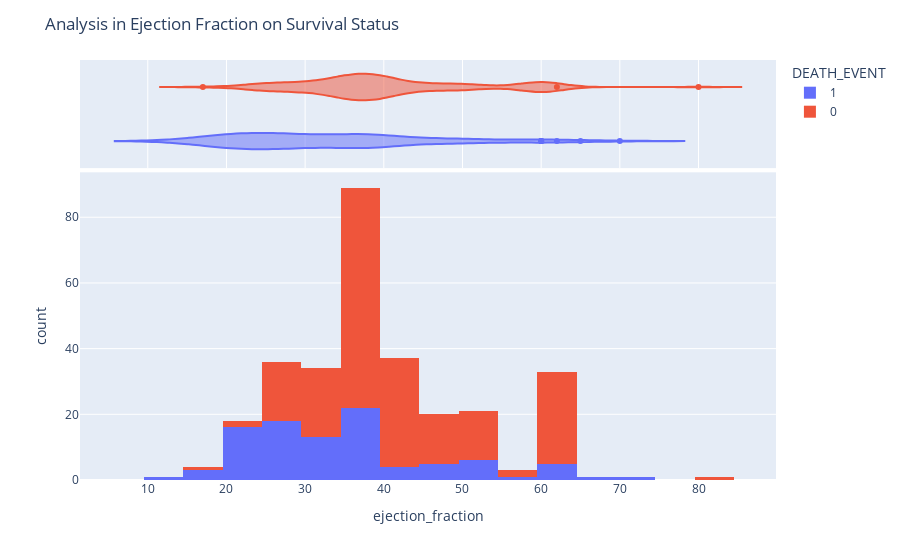

Write notebook code for a chart like this one.
### Markdown cell above
- Less Creatinine_phosphokinase can cause death

### Code cell
fig = px.histogram(heart_data, x='ejection_fraction', color='DEATH_EVENT', marginal='violin', hover_data=heart_data.columns)
fig.update_layout(title_text='Analysis in Ejection Fraction on Survival Status')
fig.show()

### Figure 1 — Plotly figure (JSON) as saved in the notebook; plotly's stock layout.template omitted (floating-point values rounded to 4 significant figures; data arrays with more than 128 entries replaced by an {"elided": "..."} marker saying what was removed)
{"data": [{"alignmentgroup": "True", "bingroup": "x", "hovertemplate": "DEATH_EVENT=1<br>ejection_fraction=%{x}<br>count=%{y}<extra></extra>", "legendgroup": "1", "marker": {"color": "#636efa", "pattern": {"shape": ""}}, "name": "1", "offsetgroup": "1", "orientation": "v", "showlegend": true, "x": [20, 38, 20, 20, 20, 40, 15, 60, 65, 35, 38, 25, 30, 38, 50, 38, 14, 25, 55, 30, 35, 30, 38, 40, 45, 38, 30, 38, 45, 35, 50, 35, 50, 50, 38, 20, 30, 45, 60, 38, 25, 38, 20, 30, 25, 20, 62, 50, 38, 30, 20, 20, 25, 40, 35, 20, 15, 25, 25, 25, 35, 20, 20, 25, 25, 25, 30, 60, 60, 38, 40, 17, 38, 25, 30, 45, 35, 30, 38, 20, 25, 25, 38, 25, 30, 50, 25, 20, 45, 30, 70, 20, 30, 25, 25, 20], "xaxis": "x", "yaxis": "y", "type": "histogram"}, {"alignmentgroup": "True", "customdata": {"elided": "96x12 float values"}, "hovertemplate": "DEATH_EVENT=%{customdata[11]}<br>ejection_fraction=%{x}<br>age=%{customdata[0]}<br>anaemia=%{customdata[1]}<br>creatinine_phosphokinase=%{customdata[2]}<br>diabetes=%{customdata[3]}<br>high_blood_pressure=%{customdata[4]}<br>platelets=%{customdata[5]}<br>serum_creatinine=%{customdata[6]}<br>serum_sodium=%{customdata[7]}<br>sex=%{customdata[8]}<br>smoking=%{customdata[9]}<br>time=%{customdata[10]}<extra></extra>", "legendgroup": "1", "marker": {"color": "#636efa"}, "name": "1", "offsetgroup": "1", "scalegroup": "x", "showlegend": false, "x": [20, 38, 20, 20, 20, 40, 15, 60, 65, 35, 38, 25, 30, 38, 50, 38, 14, 25, 55, 30, 35, 30, 38, 40, 45, 38, 30, 38, 45, 35, 50, 35, 50, 50, 38, 20, 30, 45, 60, 38, 25, 38, 20, 30, 25, 20, 62, 50, 38, 30, 20, 20, 25, 40, 35, 20, 15, 25, 25, 25, 35, 20, 20, 25, 25, 25, 30, 60, 60, 38, 40, 17, 38, 25, 30, 45, 35, 30, 38, 20, 25, 25, 38, 25, 30, 50, 25, 20, 45, 30, 70, 20, 30, 25, 25, 20], "xaxis": "x2", "yaxis": "y2", "type": "violin"}, {"alignmentgroup": "True", "bingroup": "x", "hovertemplate": "DEATH_EVENT=0<br>ejection_fraction=%{x}<br>count=%{y}<extra></extra>", "legendgroup": "0", "marker": {"color": "#EF553B", "pattern": {"shape": ""}}, "name": "0", "offsetgroup": "0", "orientation": "v", "showlegend": true, "x": {"elided": "203 int values"}, "xaxis": "x", "yaxis": "y", "type": "histogram"}, {"alignmentgroup": "True", "customdata": {"elided": "203x12 float values"}, "hovertemplate": "DEATH_EVENT=%{customdata[11]}<br>ejection_fraction=%{x}<br>age=%{customdata[0]}<br>anaemia=%{customdata[1]}<br>creatinine_phosphokinase=%{customdata[2]}<br>diabetes=%{customdata[3]}<br>high_blood_pressure=%{customdata[4]}<br>platelets=%{customdata[5]}<br>serum_creatinine=%{customdata[6]}<br>serum_sodium=%{customdata[7]}<br>sex=%{customdata[8]}<br>smoking=%{customdata[9]}<br>time=%{customdata[10]}<extra></extra>", "legendgroup": "0", "marker": {"color": "#EF553B"}, "name": "0", "offsetgroup": "0", "scalegroup": "x", "showlegend": false, "x": {"elided": "203 int values"}, "xaxis": "x2", "yaxis": "y2", "type": "violin"}], "layout": {"xaxis": {"anchor": "y", "domain": [0, 1], "title": {"text": "ejection_fraction"}}, "yaxis": {"anchor": "x", "domain": [0, 0.7326], "title": {"text": "count"}}, "xaxis2": {"anchor": "y2", "domain": [0, 1], "matches": "x", "showticklabels": false, "showgrid": true}, "yaxis2": {"anchor": "x2", "domain": [0.7426, 1], "matches": "y2", "showticklabels": false, "showline": false, "ticks": "", "showgrid": false}, "legend": {"title": {"text": "DEATH_EVENT"}, "tracegroupgap": 0}, "margin": {"t": 60}, "barmode": "relative", "title": {"text": "Analysis in Ejection Fraction on Survival Status"}}}
